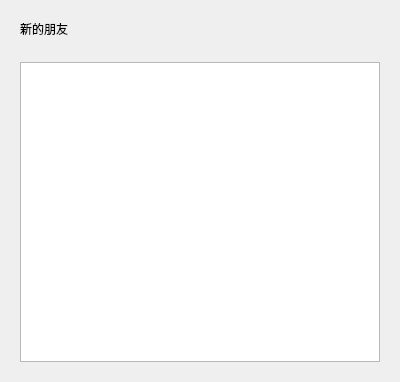
<?xml version="1.0" encoding="UTF-8"?>
<ui version="4.0">
 <class>ApplyFriendPage</class>
 <widget class="QWidget" name="ApplyFriendPage">
  <property name="geometry">
   <rect>
    <x>0</x>
    <y>0</y>
    <width>400</width>
    <height>300</height>
   </rect>
  </property>
  <property name="windowTitle">
   <string>Form</string>
  </property>
  <layout class="QVBoxLayout" name="verticalLayout" stretch="0,1">
   <item>
    <widget class="QWidget" name="friend_apply_wid" native="true">
     <layout class="QHBoxLayout" name="horizontalLayout">
      <item>
       <widget class="QLabel" name="friend_apply_lb">
        <property name="text">
         <string>新的朋友</string>
        </property>
       </widget>
      </item>
     </layout>
    </widget>
   </item>
   <item>
    <widget class="QWidget" name="widget_2" native="true">
     <layout class="QVBoxLayout" name="verticalLayout_2" stretch="1">
      <item>
       <widget class="ApplyFriendList" name="apply_friend_list">
       <property name="minimumSize">
        <size>
         <width>0</width>
         <height>300</height>
        </size>
       </property>
      </widget>
      </item>
     </layout>
    </widget>
   </item>
  </layout>
 </widget>
 <customwidgets>
  <customwidget>
   <class>ApplyFriendList</class>
   <extends>QListWidget</extends>
   <header>applyfriendlist.h</header>
  </customwidget>
 </customwidgets>
 <resources/>
 <connections/>
</ui>
